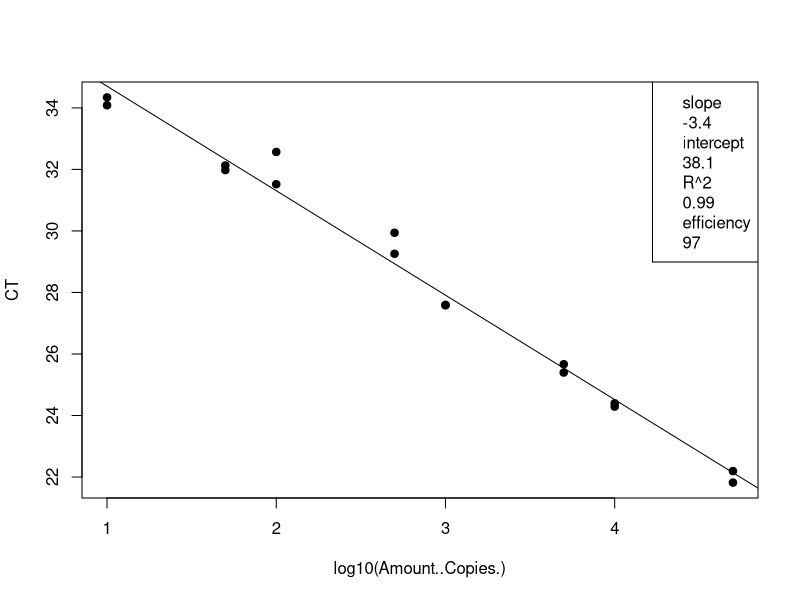
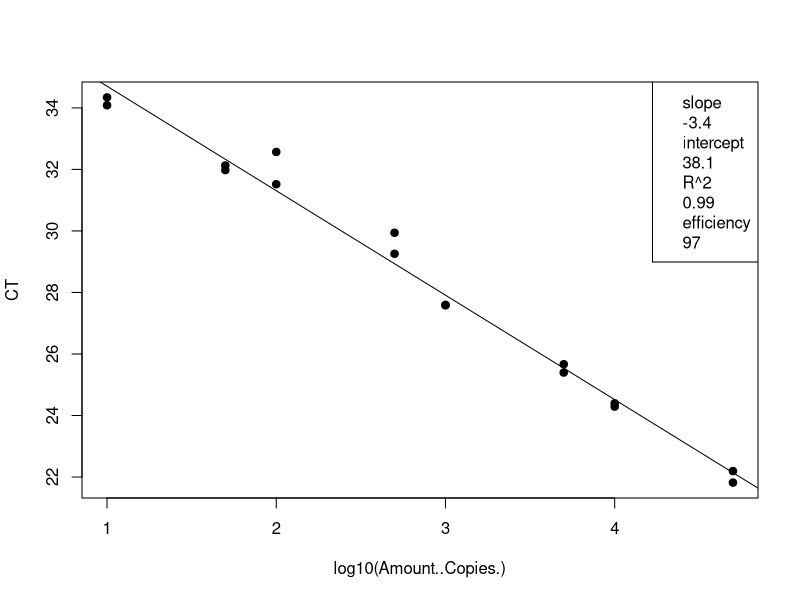
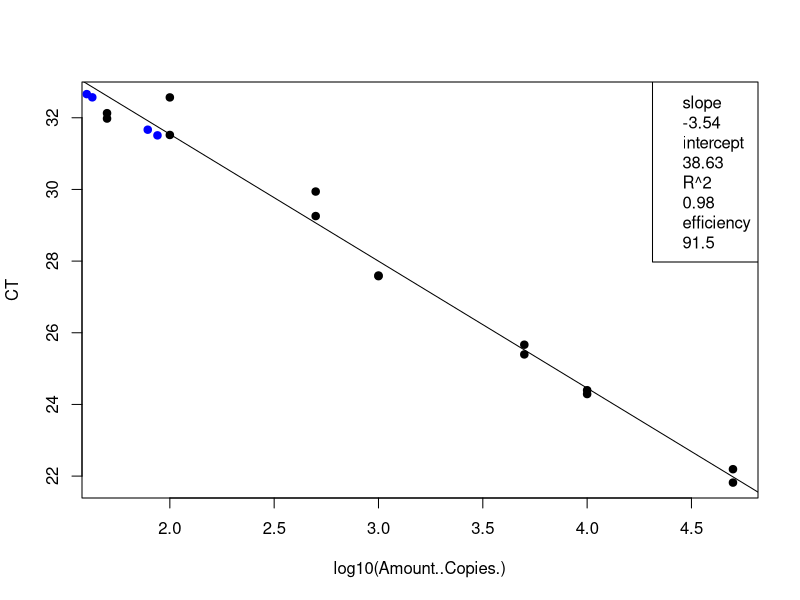
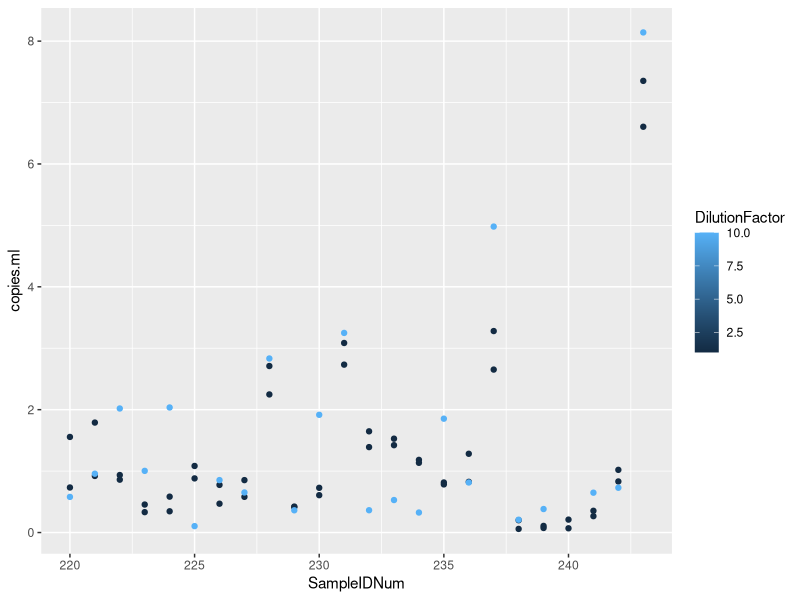

Here is the R script that generated these plots, in order:
## ---- chunk 1
knitr::opts_chunk$set(echo = TRUE)

## ---- chunk 2
# load the data (note data file must be in this repository)
data <- read.csv("Plate10_Entero_qPCRConversion.csv")
View(data)

# clean up the data file (there is some stuff at the bottom and extra blank rows)
#data <- data[-68:-70,] # This removes rows 92-95
View(data)

# assign to the correct data class #warning message about NAs is OK
class(data$CT) # check the data class type
data$CT <- as.numeric(as.character(data$CT)) # change to numeric
data$Amount..Copies. <- as.numeric(as.character(data$Amount..Copies.)) # change to numeric
## ---- chunk 3
# linear regression of standard curve
standards = data[1:16,]
standardCurve <- lm(CT ~ log10(Amount..Copies.), data = standards)
  
standardCurvePlot <- plot(CT ~ log10(Amount..Copies.), data = standards, pch=19) 
abline(coef(standardCurve)) 
legend("topright", legend=c(paste= "slope", round(standardCurve$coefficients[2], 2), 
                            paste= "intercept", round(standardCurve$coefficients[1], 2), 
                            paste= "R^2", round(summary(standardCurve)$r.squared, 2),
                            paste = "efficiency", round((10^(-1/standardCurve$coefficients[2])-1)*100, 1)))
## ---- chunk 4
# remove standards that sucked and redo analysis NOT NEEDED 21 Jan 2020
#standards <- standards[-15:-16,] # uncomment this line and change which rows to remove
standardCurve <- lm(CT ~ log10(Amount..Copies.), data = standards)

standardCurvePlot <- plot(CT ~ log10(Amount..Copies.), data = standards, pch=19)
abline(coef(standardCurve))
col = "blue"
legend("topright", legend=c(paste= "slope", round(standardCurve$coefficients[2], 2),
                            paste= "intercept", round(standardCurve$coefficients[1], 2),
                            paste= "R^2", round(summary(standardCurve)$r.squared, 2),
                            paste = "efficiency", round((10^(-1/standardCurve$coefficients[2])-1)*100, 1)))
## ---- chunk 5
# data set of unknowns including info on standard curve
#unknowns = subset(data, Name == "UNKNOWN")
unknowns = data[17:88,]
#unknowns <- unknowns[-1:-3,] # uncomment this line and change which rows to remove if these samples were outside of the standard curve

# add new columns to the data table
unknowns$plate_num = 1 #change to the actual plate number
unknowns$standard_slope = standardCurve$coefficients[2]
unknowns$standard_intercept = standardCurve$coefficients[1]
unknowns$R2 = summary(standardCurve)$r.squared
unknowns$efficiency =  (10^(-1/standardCurve$coefficients[2])-1)*100
  
# add a new column that interpolates copies/well from Ct for the unknowns
unknowns$log.copies.well = ((unknowns$CT - standardCurve$coefficients[1])/standardCurve$coefficients[2])
unknowns$copies.well = 10^unknowns$log.copies.well

# copies/ul extract accounting for dilution factor
vol.well = 3 #qPCR template volume in ul
unknowns$vol.well = vol.well
unknowns$copies.ul = ((unknowns$copies.well/vol.well)*unknowns$DilutionFactor)

# copies/extraction
vol.elution = 110 #DNA extraction elution volume in ul
unknowns$vol.elution = vol.elution
unknowns$copies.extraction = (unknowns$copies.ul*vol.elution)

# copies/ml #Volume is volume of sample filtered in mL
unknowns$copies.ml = (unknowns$copies.extraction/unknowns$Volume)


## ---- chunk 6
standards <- standards[-15:-16,] # uncomment this line and change which rows to remove
standardCurve <- lm(CT ~ log10(Amount..Copies.), data = standards)

standardCurvePlot <- plot(CT ~ log10(Amount..Copies.), data = standards, pch=19)
abline(coef(standardCurve))
col = "blue"
legend("topright", legend=c(paste= "slope", round(standardCurve$coefficients[2], 2),
                            paste= "intercept", round(standardCurve$coefficients[1], 2),
                            paste= "R^2", round(summary(standardCurve)$r.squared, 2),
                            paste = "efficiency", round((10^(-1/standardCurve$coefficients[2])-1)*100, 1)))

unknowns = unknowns[1:72,]
standardCurve <- lm(CT ~ log10(copies.well), data = unknowns)

standardCurvePlot <- points(CT ~ log10(copies.well), data = unknowns, pch=19, col = "blue")


#abline(coef(standardCurve))
#legend("topright", legend=c(paste= "slope", round(standardCurve$coefficients[2], 2),
                            #paste= "intercept", round(standardCurve$coefficients[1], 2),
                            #paste= "R^2", round(summary(standardCurve)$r.squared, 2),
                            #paste = "efficiency", round((10^(-1/standardCurve$coefficients[2])-1)*100, 1)))
## ---- chunk 7
# make a plot that compares the diluted to undiluted replicates for each sample including dilution factor
library("ggplot2")
unknowns$SampleIDNum <- as.numeric(as.character(unknowns$SampleIDNum)) # change to numeric
replicates = unknowns[1:72,]
#replicates <- replicates[-18,] # This removes rows (B11)
#replicates <- replicates[-32,] # This removes rows (D8)
#replicates <- replicates[-55,] # This removes rows (G5)
qplot(SampleIDNum,copies.ml, data=replicates, col=DilutionFactor)
## ---- chunk 8
# write csv file
write.csv(unknowns, file = "Plate10_Entero_ConvertedData.csv", row.names=FALSE, na="")

# average the replicates (if not strongly inhibited) and make a new file
averaged = unknowns[1:72,]
averaged$averaged <- tapply(unknowns$copies.ml, unknowns$SampleIDNum, mean)
write.csv(averaged, file = "Plate10_Entero_Averaged.csv", row.names=FALSE, na="")
